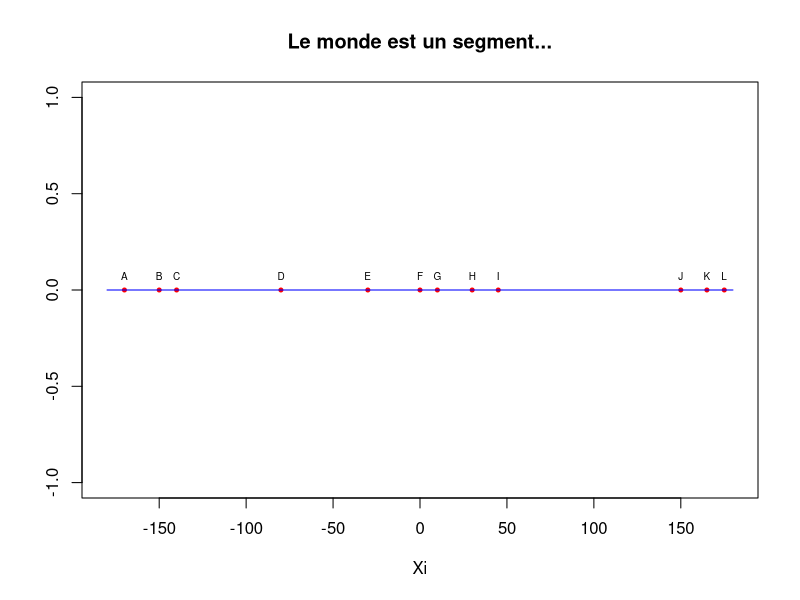
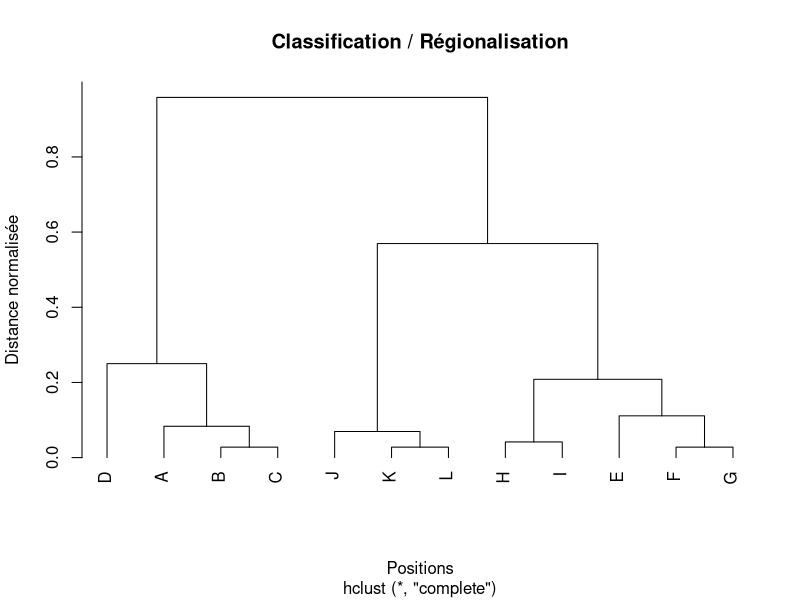
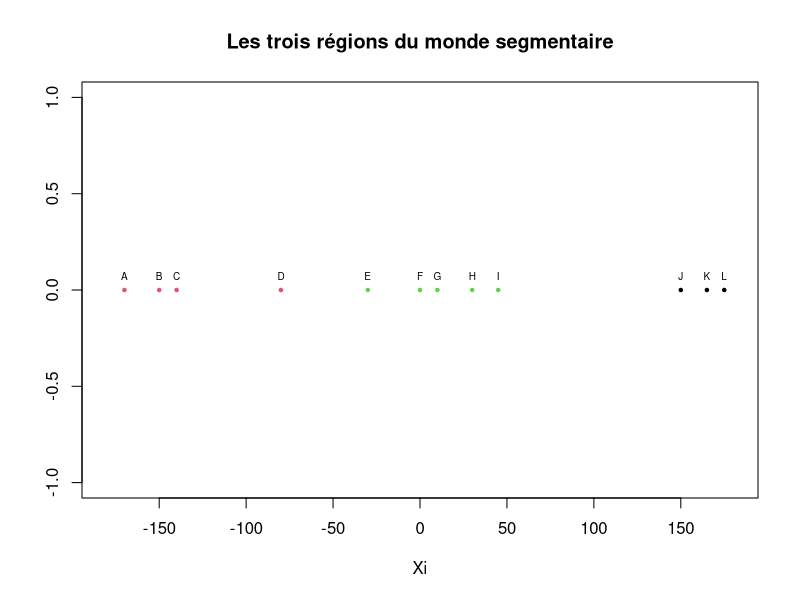
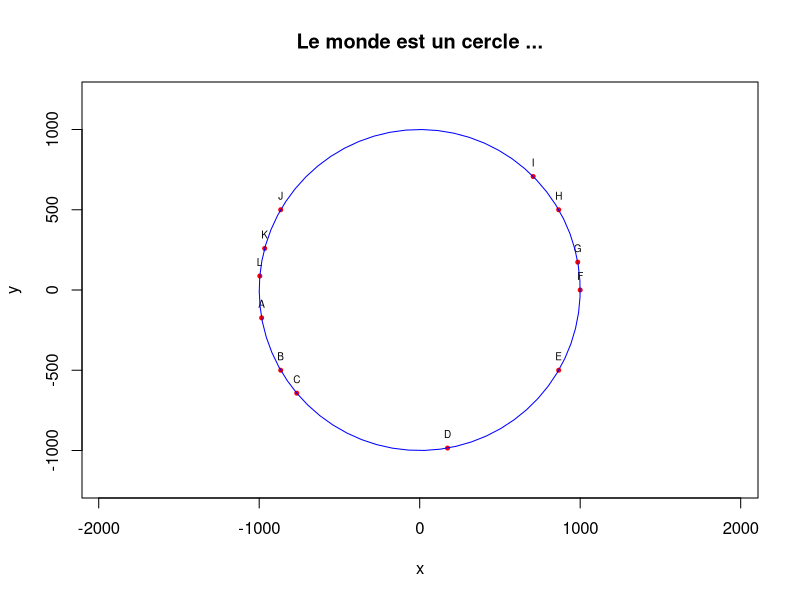
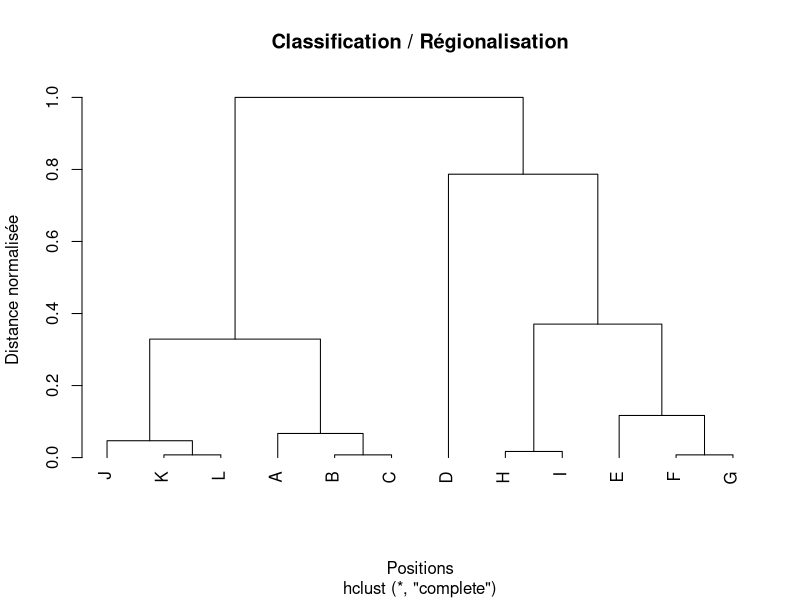
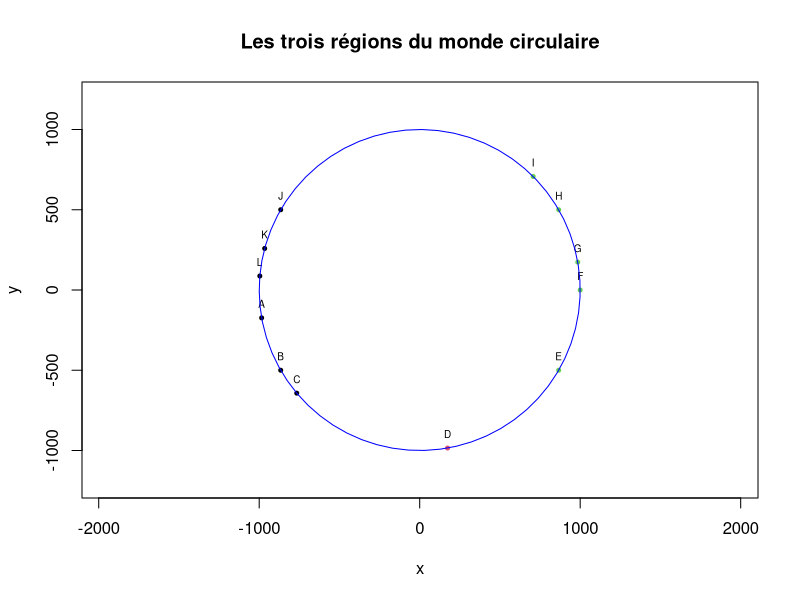

Write the R code that produced these figures, in order.
## ---- chunk 1
knitr::opts_chunk$set(echo = FALSE, warning=FALSE, message=FALSE)
library(knitr)
library(FactoMineR)
## ---- chunk 2
n=12
X <- c(-170,-150, -140, -80, -30, 0, 10,30,45, 150, 165,175 )
coo<-data.frame(X)
row.names(coo)<-c("A","B","C","D","E","F",
                "G","H","I","J","K","L")
kable(coo)
## ---- chunk 3
par(mfrow=c(1,1))
plot(X, rep(0,n), pch=20, cex=0.8, col="red",
     xlab = "Xi", ylab = NA, xlim = c(-180, 180),
     main = "Le monde est un segment...")
text(X, rep(0,n),row.names(coo), pos=3, cex=0.6)
segments(-180,0,180,0, col="blue")
## ---- chunk 4
Dij = dist(coo,diag = T, upper = T,method = "euclidean")
Dij = Dij/360
kable(as.matrix(Dij),
      caption = "Matrice de distance normalisée",
      digits=2)
## ---- chunk 5
reg<-hclust(Dij)
plot(reg,hang = -1,
     main = "Classification / Régionalisation",
     xlab = "Positions",
     ylab = "Distance normalisée")
## ---- chunk 6
clus<-kmeans(x = as.matrix(Dij),centers = 3)
par(mfrow=c(1,1))
plot(X, rep(0,n), 
     pch=20, 
     cex=0.7, 
     col=clus$cluster,
     xlab = "Xi",
     ylab = NA, 
     xlim = c(-180, 180),
     main = "Les trois régions du monde segmentaire")
text(X, rep(0,n),row.names(coo), pos=3, cex=0.6)
## ---- chunk 7
Lon <-   c(-170,-150, -140, -80, -30, 0, 10,30,45, 150, 165,175 )
Lat <- rep(0,12)
coo<-data.frame(Lon, Lat)
row.names(coo)<-c("A","B","C","D","E","F",
                "G","H","I","J","K","L")
kable(coo, caprion = "Coordonnées de latitude et longitude")
## ---- chunk 8
x<-cos(pi*coo$Lon/180)*1000
y<-sin(pi*coo$Lon/180)*1000
coo2<-data.frame(x,y)
row.names(coo2)<-row.names(coo)
kable(coo2, caption = "Coordonnées en projection polaire (R = 1000 km)")


## ---- chunk 9
plot(coo2,
     asp = 1, 
     pch=20,
     col="red",
     cex=0.8,
     ylim= c(-1200, 1200),
     main = "Le monde est un cercle ...")
text(coo2,
     row.names(coo2),
     pos=3,
     cex=0.6,
     col="black")
z<-seq(-pi, pi+0.1, 0.1)
zx<-cos(z)*1000
zy<-sin(z)*1000
lines(cbind(zx,zy),col="blue")

## ---- chunk 10
library(circular)
C<-circular(coo, type="angles",units="degrees")
  D<-dist.circular(C,diag = T, upper=T,method ="angularseparation")
kable(as.matrix(D), caption = "Distance circulaire normalisée", digits=2)
## ---- chunk 11


reg<-hclust(D)
plot(reg,hang = -1,
     main = "Classification / Régionalisation",
     xlab = "Positions",
     ylab = "Distance normalisée")
## ---- chunk 12
clus<-kmeans(x = D,centers = 3)
plot(coo2,
     asp = 1, 
     pch=20,
     col=clus$cluster,
     cex=0.8,
     ylim= c(-1200, 1200),
     main = "Les trois régions du monde circulaire")
text(coo2,
     row.names(coo2),
     pos=3,
     cex=0.6,
     col="black")
z<-seq(-pi, pi+0.1, 0.1)
zx<-cos(z)*1000
zy<-sin(z)*1000
lines(cbind(zx,zy),col="blue")
